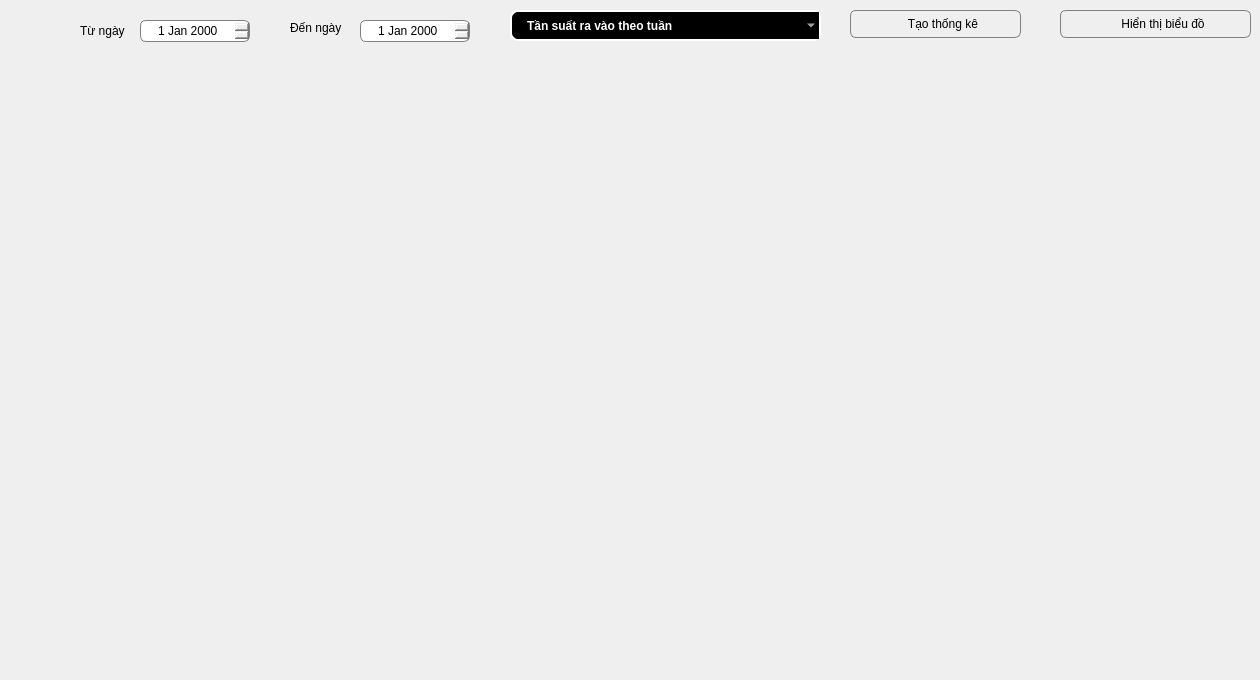
          <widget class="QWidget" name="page_6">
           <property name="styleSheet">
            <string notr="true">QLineEdit{
	border: 1px solid gray;
	border-radius:6px;
	padding-left:15px;
	height:30px;
}
QPushButton{
	border: 1px solid gray;
	border-radius:6px;
	padding-left:15px;
	height:30px;
}
QDateEdit{
	border:1px solid gray;
	border-radius:6px;
	padding-left:15px;
	height:28px;
}
QDateTimeEdit{
	border:1px solid gray;
	border-radius:6px;
	padding-left:15px;
	height:28px;
}
QComboBox{
	border:2px solid white;
	border-radius:8px;
	padding:1px 15px 1px 3px;
	background-color: black;
	color:white;
	height:25px;
	padding-left:15px;
	font-weight:bold;
	selection-background-color:#298089;
}
</string>
           </property>
           <widget class="QLabel" name="label_fromdayp7">
            <property name="geometry">
             <rect>
              <x>80</x>
              <y>20</y>
              <width>61</width>
              <height>21</height>
             </rect>
            </property>
            <property name="text">
             <string>Từ ngày </string>
            </property>
           </widget>
           <widget class="QPushButton" name="bt_taothongke">
            <property name="geometry">
             <rect>
              <x>850</x>
              <y>10</y>
              <width>171</width>
              <height>28</height>
             </rect>
            </property>
            <property name="text">
             <string>Tạo thống kê</string>
            </property>
           </widget>
           <widget class="QComboBox" name="comboBoxpage_7">
            <property name="geometry">
             <rect>
              <x>510</x>
              <y>10</y>
              <width>311</width>
              <height>31</height>
             </rect>
            </property>
            <item>
             <property name="text">
              <string>Tần suất ra vào theo tuần</string>
             </property>
            </item>
            <item>
             <property name="text">
              <string>Tần suất ra vào theo ngày</string>
             </property>
            </item>
            <item>
             <property name="text">
              <string>Tần suất ra vào theo tháng</string>
             </property>
            </item>
            <item>
             <property name="text">
              <string>Giờ cao điểm ra vào thư viện</string>
             </property>
            </item>
            <item>
             <property name="text">
              <string>Top sinh viên vào thư viện theo tuần</string>
             </property>
            </item>
            <item>
             <property name="text">
              <string>Top người dùng đăng nhập</string>
             </property>
            </item>
           </widget>
           <widget class="QDateEdit" name="dateEditpage_7">
            <property name="geometry">
             <rect>
              <x>140</x>
              <y>20</y>
              <width>110</width>
              <height>22</height>
             </rect>
            </property>
           </widget>
           <widget class="QPushButton" name="bt_hienthibd">
            <property name="geometry">
             <rect>
              <x>1060</x>
              <y>10</y>
              <width>191</width>
              <height>28</height>
             </rect>
            </property>
            <property name="text">
             <string>Hiển thị biểu đồ</string>
            </property>
           </widget>
           <widget class="QDateEdit" name="dateEdit_2page_7">
            <property name="geometry">
             <rect>
              <x>360</x>
              <y>20</y>
              <width>110</width>
              <height>22</height>
             </rect>
            </property>
           </widget>
           <widget class="QLabel" name="label_todayp7">
            <property name="geometry">
             <rect>
              <x>290</x>
              <y>20</y>
              <width>55</width>
              <height>16</height>
             </rect>
            </property>
            <property name="text">
             <string>Đến ngày</string>
            </property>
           </widget>
           <widget class="QWidget" name="vunghienthibieudo_page7" native="true">
            <property name="geometry">
             <rect>
              <x>190</x>
              <y>60</y>
              <width>991</width>
              <height>611</height>
             </rect>
            </property>
           </widget>
          </widget>
